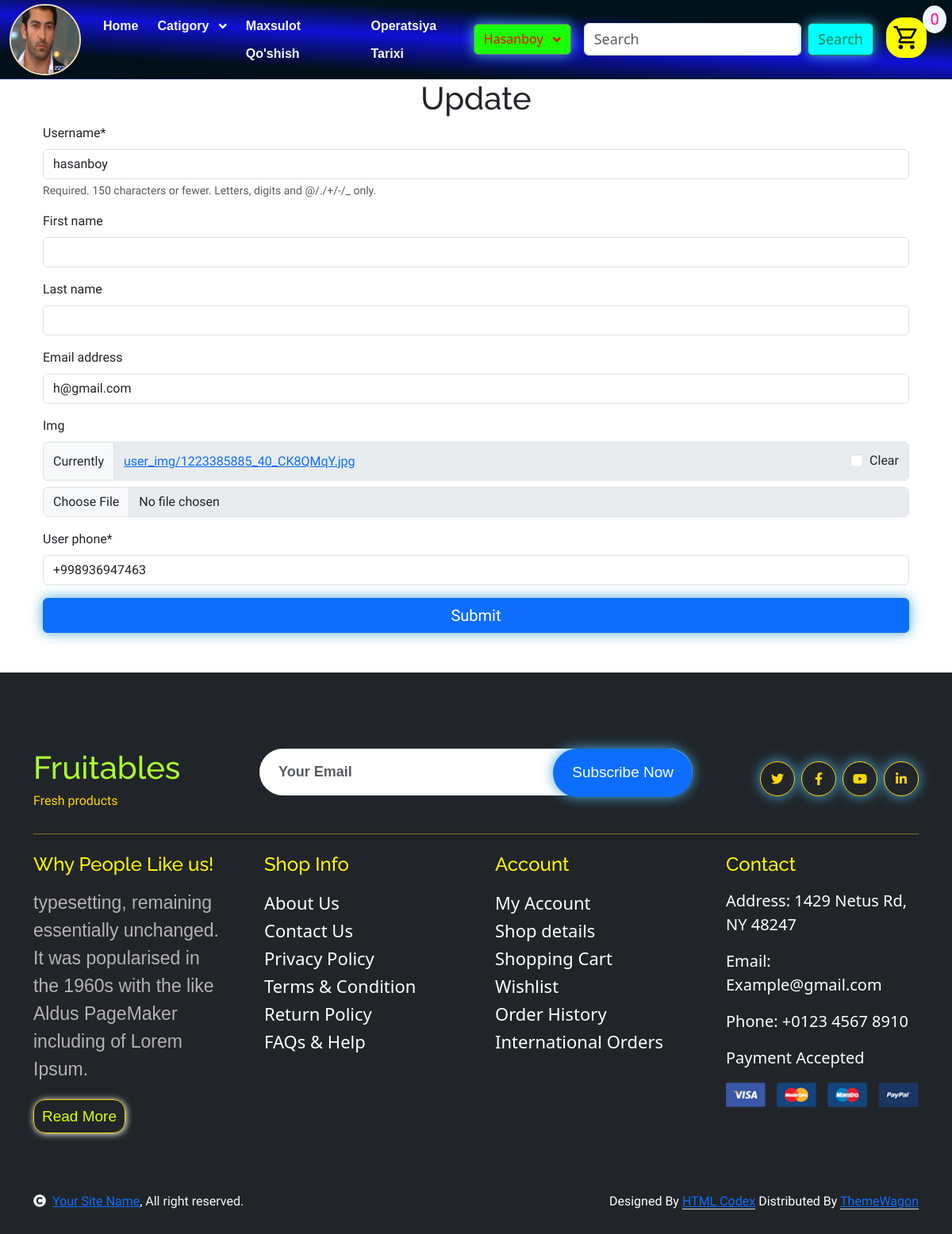
The page /user/update/1/ (signed in) on the database its author committed.
### users/models.py (models this page shows)
class User(AbstractUser):
    img=models.ImageField(upload_to='user_img/',null=True,blank=True)
    user_phone=models.CharField(max_length=13)

### users/views.py (the view, shortened to what this page needs)
# urls.py: path('update/<int:id>/', UpdateView.as_view(), name="update"),
class UpdateView(LoginRequiredMixin,View):
    def get(self,request,id):
        form=UpdateForm(instance=request.user)
        return render(request,'user/update.html',context={'form':form})

### users/forms.py
class UpdateForm(forms.ModelForm):
    class Meta:
        model = User
        fields = ['username','first_name','last_name','email','img','user_phone']

### product/cart.py (called while the page is built)
    def __len__(self):
        return len(self.cart)

### product/context_processors.py (called while the page is built)
def users(request):
    return {"users":User.objects.all()}

def catigory(request):
    return {"catigory":Catigory.objects.all()}

def cart(request):
    return {"cart":Cart_Product(request)}

### templates/user/update.html (shortened to what this page needs)
{%extends 'base.html'%}
{% load crispy_forms_tags %}
{%block content%}
   <div class="container" style="margin-bottom: 50px;">
    <h1 class="text-center">Update</h1>
    <div class="container">
        <form action="" method="post" enctype='multipart/form-data'>
            {{form|crispy}}
            <button type="submit" class="btn btn-primary w-100 fs-5">Submit</button>
        </form>
    </div>
   </div>
{%endblock%}

### templates/base.html (shortened to what this page needs)
{% load static %}
<!DOCTYPE html>
<html lang="zxx">
<head>
    <link rel="stylesheet" href="https://use.fontawesome.com/releases/v5.15.4/css/all.css"/>
    <link href="https://cdn.jsdelivr.net/npm/bootstrap-icons@1.4.1/font/bootstrap-icons.css" rel="stylesheet">
    <link href="{% static "lib/lightbox/css/lightbox.min.css" %}" rel="stylesheet">
    <link href="{% static "lib/owlcarousel/assets/owl.carousel.min.css" %}" rel="stylesheet">
    <link href="{% static "css/bootstrap.min.css" %}" rel="stylesheet">
    <link rel="stylesheet" href="{% static "css1/stayl.css" %}">
    <link href="{% static "css/style.css" %}" rel="stylesheet">
    <link href="https://cdn.jsdelivr.net/npm/bootstrap@5.3.3/dist/css/bootstrap.min.css" rel="stylesheet">
</head>
<body>
    <nav class="navbar navbar-expand-lg" style="background: rgb(1,15,24);background: linear-gradient(3deg, rgba(1,15,24,1) 20%, rgba(16,16,213,1) 50%, rgba(1,18,27,1) 73%);">
        <div class="container-fluid">
            {% if user.is_authenticated %}
                <img src="{{user.img.url}}" alt="" style="width:90px;height: 90px;border-radius: 50px;border: 2px solid wheat;">
            {%else%}
                <img src="{% static "img/shaxs.png" %}" alt="" style="width:90px;height: 90px;border-radius: 50px;border: 1px solid rgb(0, 0, 0);box-shadow: 1px 1px 2px black; background-color: aliceblue;">
            {% endif %}
          <div class="collapse navbar-collapse " id="navbarSupportedContent">
            <ul class="navbar-nav me-auto mb-2 mb-lg-0 gap-2" style="margin-left: 20px;">
              <li class="nav-item">
                <a class="nav-link active text-light" aria-current="page" href="{%url 'product:home'%}">Home</a>
              </li>
              <li class="nav-item dropdown text-light">
                <a class="nav-link dropdown-toggle text-light" href="#" role="button" data-bs-toggle="dropdown" aria-expanded="false">
                  Catigory
                </a>
              </li>
              <li class="nav-item">
                <a class="nav-link text-light" style="cursor: pointer;" href="{%url 'product:addkitob'%}">Maxsulot Qo'shish</a>
              </li>
              <li class="nav-item">
                <a class="nav-link text-light" style="cursor: pointer;" href="{%url 'product:orders'%}">Operatsiya Tarixi</a>
              </li>
            </ul>
            {%if user.is_authenticated%}
                <div class="dropdown">
                    <button class="btn btn-secondary dropdown-toggle" style="text-transform: capitalize; background-color: rgb(26, 255, 6); color: rgb(255, 0, 0); font-family: 'Segoe UI', Tahoma, Geneva, Verdana, sans-serif;" type="button" id="dropdownMenu2" data-bs-toggle="dropdown" aria-expanded="false">
                    {{user.username}}
                    </button>
                </div>
            {% endif %}
            <form class="d-flex mx-3" role="search" method="get">
                <input class="form-control me-2" value="{{search_query}}" name="q" type="search" placeholder="Search" aria-label="Search" style="font-size: 18px; font-family: 'Segoe UI', Tahoma, Geneva, Verdana, sans-serif;">
                <button class="btn btn-outline-success btn-info" style="font-size: 18px; font-family: 'Segoe UI', Tahoma, Geneva, Verdana, sans-serif; background-color: aqua;">Search</button>
            </form>
            <a style="position: relative;margin-right: 20px;" href="{%url 'product:cart_summery'%}">
                <span style="position: absolute; top: -15px; right: -25px; font-size: 20px;color: rgb(255, 4, 155); background-color: aliceblue;border-radius: 50%;min-height: 20px;min-width: 30px;text-align: center;">{{cart|length}}</span>
                <span id="karzinka" class="material-symbols-outlined" style="transition:.5s all;cursor: pointer;font-size: 35px;background-color: rgb(255, 251, 2);border-radius: 40%;padding: 8px; color: rgb(0, 0, 0);">shopping_cart</span>
            </a>
          </div>
        </div>
      </nav>
    {% block content %}
    {% endblock  %}
    <div class="container-fluid bg-dark text-white-50 footerl pt-5">
        <div class="container py-5">
            <div class="pb-4 mb-4" style="border-bottom: 1px solid rgba(226, 175, 24, 0.5) ;">
                <div class="row g-4">
                    <div class="col-lg-3">
                        <a href="#" style="text-decoration: none;">
                            <h1 class="mb-0" style="color: greenyellow;">Fruitables</h1>
                            <p class=" mb-0" style="color: gold;">Fresh products</p>
                        </a>
                    </div>
                    <div class="col-lg-6">
                        <div class="position-relative mx-auto">
                            <input class="form-control border-0 w-100 py-3 px-4 rounded-pill" type="number" placeholder="Your Email" style="font-family: 'Lucida Sans', 'Lucida Sans Regular', 'Lucida Grande', 'Lucida Sans Unicode', Geneva, Verdana, sans-serif; font-size: 18px; font-weight: 700;">
                            <button type="submit" class="btn a btn-primary border-0 border-secondary py-3 px-4 position-absolute rounded-pill text-white" style="top: 0; right: 0; font-size: 19px; font-family: 'Gill Sans', 'Gill Sans MT', Calibri, 'Trebuchet MS', sans-serif;">Subscribe Now</button>
                        </div>
                    </div>
                    <div class="col-lg-3">
                        <div class="d-flex justify-content-end pt-3">
                            <a class="btn  btn-outline-secondary me-2 btn-md-square rounded-circle" href="" style="border: 1px solid gold; color: gold;display: flex;align-items: center;"><i class="fab fa-twitter"></i></a>
                            <a class="btn btn-outline-secondary me-2 btn-md-square rounded-circle" href="" style="border: 1px solid gold; color: gold;display: flex;align-items: center;"><i class="fab fa-facebook-f"></i></a>
                            <a class="btn btn-outline-secondary me-2 btn-md-square rounded-circle" href="" style="border: 1px solid gold; color: gold;display: flex;align-items: center;"><i class="fab fa-youtube"></i></a>
                            <a class="btn btn-outline-secondary btn-md-square rounded-circle" href="" style="border: 1px solid gold; color: gold;display: flex;align-items: center;"><i class="fab fa-linkedin-in"></i></a>
                        </div>
                    </div>
                </div>
            </div>
            <div class="row g-5">
                <div class="col-lg-3 col-md-6">
                    <div class="footer-iteml">
                        <h4 class="mb-3">Why People Like us!</h4>
                        <p class="mb-4" style="color: rgb(182, 178, 178);font-size: 23px; font-family: 'Gill Sans', 'Gill Sans MT', Calibri, 'Trebuchet MS', sans-serif;">typesetting, remaining essentially unchanged. It was
                            popularised in the 1960s with the like Aldus PageMaker including of Lorem Ipsum.</p>
                        <a id="a" href="" style="border: 1px solid gold;color: rgb(225, 255, 0); text-decoration: none; font-family: 'Gill Sans', 'Gill Sans MT', Calibri, 'Trebuchet MS', sans-serif; font-size: 19px;padding: 10px;border-radius: 15px;box-shadow: 1px 1px 8px white;">Read More</a>
                    </div>
                </div>
                <div class="col-lg-3 col-md-6">
                    <div class="d-flex flex-column text-start footer-iteml">
                        <h4 class="mb-3">Shop Info</h4>
                        <a class="btn-linkl" href="">About Us</a>
                        <a class="btn-linkl" href="">Contact Us</a>
                        <a class="btn-linkl" href="">Privacy Policy</a>
                        <a class="btn-linkl" href="">Terms & Condition</a>
                        <a class="btn-linkl" href="">Return Policy</a>
                        <a class="btn-linkl" href="">FAQs & Help</a>
                    </div>
                </div>
                <div class="col-lg-3 col-md-6">
                    <div class="d-flex flex-column text-start footer-iteml">
                        <h4 class="mb-3">Account</h4>
                        <a class="btn-linkl" href="">My Account</a>
                        <a class="btn-linkl" href="">Shop details</a>
                        <a class="btn-linkl" href="">Shopping Cart</a>
                        <a class="btn-linkl" href="">Wishlist</a>
                        <a class="btn-linkl" href="">Order History</a>
                        <a class="btn-linkl" href="">International Orders</a>
                    </div>
                </div>
                <div class="col-lg-3 col-md-6">
                    <div class="footer-item">
                        <h4 class="mb-3">Contact</h4>
                        <p class="p">Address: 1429 Netus Rd, NY 48247</p>
                        <p class="p">Email: Example@gmail.com</p>
                        <p class="p">Phone: +0123 4567 8910</p>
                        <p class="p">Payment Accepted</p>
                        <img src="{% static "img/payment.png" %}" class="img-fluid" alt="">
                    </div>
                </div>
            </div>
        </div>
    </div>
    <div class="container-fluid copyright bg-dark py-4">
        <div class="container">
            <div class="row">
                <div class="col-md-6 text-center text-md-start mb-3 mb-md-0">
                    <span class="text-light"><a href="#"><i class="fas fa-copyright text-light me-2"></i>Your Site Name</a>, All right reserved.</span>
                </div>
                <div class="col-md-6 my-auto text-center text-md-end text-white">
                    Designed By <a class="border-bottom" href="https://htmlcodex.com">HTML Codex</a> Distributed By <a class="border-bottom" href="https://themewagon.com">ThemeWagon</a>
                </div>
            </div>
        </div>
    </div>
</body>
</html>

### static/css1/stayl.css (style rules this page uses)
* { font-family: "Madimi One", sans-serif; font-weight: 400; font-style: normal; text-decoration: none; list-style: none; margin: 0; padding: 0; box-sizing: border-box; }
html, body { width: 100%; scroll-behavior: smooth; }
img { width: 100%; }
.btn { padding: 10px 30px; font-size: 1.2rem; color: #fff; background-color: #48A9DA; border-radius: 5px; text-align: center; box-shadow: 0 0 1rem #48A9DA; transition: .5s ease; }

### static/css/style.css (style rules this page uses)
.btn { font-weight: 600; transition: .5s; }
.btn-md-square { width: 44px; height: 44px; }
.btn-square, .btn-sm-square, .btn-md-square, .btn-lg-square { padding: 0; display: flex; align-items: center; justify-content: center; font-weight: normal; }
.btn.border-secondary { transition: 0.5s; }
.navbar .navbar-nav .nav-link { padding: 10px 15px; font-size: 16px; transition: .5s; }
.navbar { height: 100px; border-bottom: 1px solid rgba(255, 255, 255, .1); }
.navbar .navbar-nav .nav-link:hover, .navbar .navbar-nav .nav-link.active, .fixed-top.bg-white .navbar .navbar-nav .nav-link:hover, .fixed-top.bg-white .navbar .navbar-nav .nav-link.active { color: var(--bs-primary); }
.navbar .dropdown-toggle::after { border: none; content: "\f107"; font-family: "Font Awesome 5 Free"; font-weight: 700; vertical-align: middle; margin-left: 8px; }
a { line-height: 35px; color: rgba(255, 255, 255, .5); transition: 0.5s; }
.footerl .footer-iteml p.mb-4 { line-height: 35px; }

### templates/base.html (style rules this page uses)
li>a { font-family: Verdana, Geneva, Tahoma, sans-serif; font-size: 18px; }
.nav-item>a { font-size: 20px; color: rgb(5, 5, 5); font-weight: 800; }
.btn-linkl { text-decoration: none; font-size: 22px; font-family: 'Segoe UI', Tahoma, Geneva, Verdana, sans-serif; color: rgb(255, 255, 255); }
.p { font-family: 'Segoe UI', Tahoma, Geneva, Verdana, sans-serif; font-size: 20px; color: white; }
h4 { color: rgb(255, 247, 0); }

### rows shown on the page
User: img (picture), username "Hasanboy", username "hasanboy", email "h@gmail.com", user_phone "+998936947463"

### other values the page prints
{{ cart|length }} "0"
